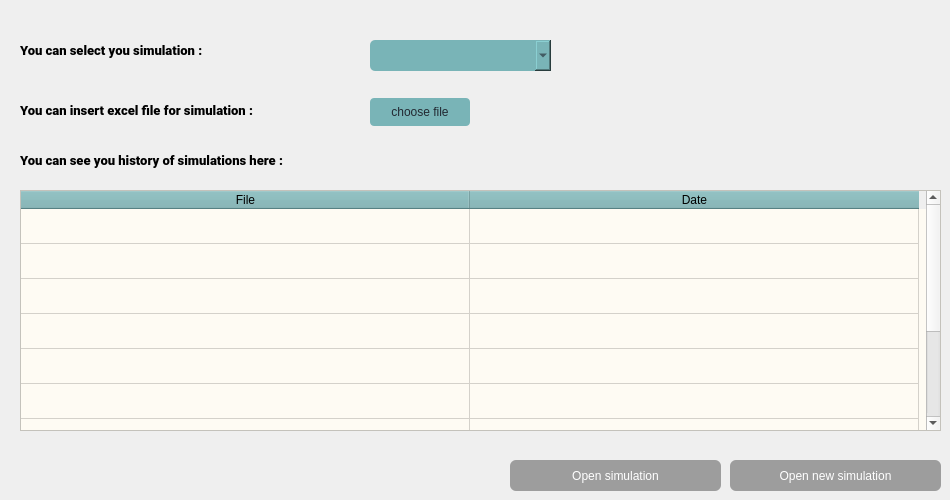
    <widget class="QWidget" name="tab">
     <attribute name="title">
      <string>History</string>
     </attribute>
     <widget class="QTableWidget" name="tableWidget">
      <property name="geometry">
       <rect>
        <x>20</x>
        <y>190</y>
        <width>921</width>
        <height>241</height>
       </rect>
      </property>
      <property name="mouseTracking">
       <bool>false</bool>
      </property>
      <property name="styleSheet">
       <string notr="true">QTableWidget {

	background-color:rgb(254, 251, 243);
    alternate-background-color: rgb(157, 157, 157);
    border-color: rgb(157, 157, 157);
    font-size: 14px;
}

QTableWidget::item:selected {
   background-color: rgb(121, 180, 183);

}


QTableWidget::item:hover {
    background-color: rgb(254, 251, 243);

}


QHeaderView::section {
   background-color: rgb(121, 180, 183);

    
}
</string>
      </property>
      <property name="frameShadow">
       <enum>QFrame::Sunken</enum>
      </property>
      <property name="lineWidth">
       <number>1</number>
      </property>
      <property name="autoScrollMargin">
       <number>16</number>
      </property>
      <property name="showGrid">
       <bool>true</bool>
      </property>
      <property name="gridStyle">
       <enum>Qt::SolidLine</enum>
      </property>
      <property name="sortingEnabled">
       <bool>true</bool>
      </property>
      <property name="wordWrap">
       <bool>true</bool>
      </property>
      <property name="cornerButtonEnabled">
       <bool>true</bool>
      </property>
      <property name="rowCount">
       <number>10</number>
      </property>
      <property name="columnCount">
       <number>2</number>
      </property>
      <attribute name="horizontalHeaderVisible">
       <bool>true</bool>
      </attribute>
      <attribute name="horizontalHeaderCascadingSectionResizes">
       <bool>false</bool>
      </attribute>
      <attribute name="horizontalHeaderDefaultSectionSize">
       <number>449</number>
      </attribute>
      <attribute name="horizontalHeaderMinimumSectionSize">
       <number>49</number>
      </attribute>
      <attribute name="horizontalHeaderShowSortIndicator" stdset="0">
       <bool>true</bool>
      </attribute>
      <attribute name="horizontalHeaderStretchLastSection">
       <bool>false</bool>
      </attribute>
      <attribute name="verticalHeaderVisible">
       <bool>false</bool>
      </attribute>
      <attribute name="verticalHeaderDefaultSectionSize">
       <number>35</number>
      </attribute>
      <attribute name="verticalHeaderHighlightSections">
       <bool>true</bool>
      </attribute>
      <attribute name="verticalHeaderMinimumSectionSize">
       <number>30</number>
      </attribute>
      <attribute name="verticalHeaderShowSortIndicator" stdset="0">
       <bool>false</bool>
      </attribute>
      <row/>
      <row/>
      <row/>
      <row/>
      <row/>
      <row/>
      <row/>
      <row/>
      <row/>
      <row/>
      <column>
       <property name="text">
        <string>File</string>
       </property>
      </column>
      <column>
       <property name="text">
        <string>Date</string>
       </property>
      </column>
      <item row="0" column="0">
       <property name="textAlignment">
        <set>AlignCenter</set>
       </property>
      </item>
     </widget>
     <widget class="QLabel" name="label">
      <property name="geometry">
       <rect>
        <x>20</x>
        <y>140</y>
        <width>411</width>
        <height>41</height>
       </rect>
      </property>
      <property name="font">
       <font>
        <family>Roboto Black</family>
        <pointsize>10</pointsize>
        <weight>10</weight>
        <italic>false</italic>
        <bold>false</bold>
       </font>
      </property>
      <property name="styleSheet">
       <string notr="true">font: 87 10pt &quot;Roboto Black&quot;;
color:   rgb(21,76,121);
color: #000000;</string>
      </property>
      <property name="text">
       <string>You can see you history of simulations here :</string>
      </property>
     </widget>
     <widget class="QPushButton" name="open_simulation">
      <property name="geometry">
       <rect>
        <x>510</x>
        <y>460</y>
        <width>211</width>
        <height>31</height>
       </rect>
      </property>
      <property name="styleSheet">
       <string notr="true">QPushButton {
	background-color: rgb(157, 157, 157);
	color: #FFFFFF;
	border-radius:6px;
    border-style: solid;

}
</string>
      </property>
      <property name="text">
       <string>Open simulation</string>
      </property>
     </widget>
     <widget class="QPushButton" name="open_new_simulation">
      <property name="geometry">
       <rect>
        <x>730</x>
        <y>460</y>
        <width>211</width>
        <height>31</height>
       </rect>
      </property>
      <property name="styleSheet">
       <string notr="true">QPushButton {
	background-color: rgb(157, 157, 157);
	color: #FFFFFF;
	border-radius:6px;
    border-style: solid;

}
</string>
      </property>
      <property name="text">
       <string>Open new simulation</string>
      </property>
     </widget>
     <widget class="QComboBox" name="comboBox">
      <property name="geometry">
       <rect>
        <x>370</x>
        <y>40</y>
        <width>181</width>
        <height>31</height>
       </rect>
      </property>
      <property name="styleSheet">
       <string notr="true">font: 87 10pt &quot;Roboto Black&quot;;
background-color: rgb(121, 180, 183);
color: rgb(34, 40, 49);
border-radius:5px;



</string>
      </property>
     </widget>
     <widget class="QLabel" name="label_15">
      <property name="geometry">
       <rect>
        <x>20</x>
        <y>30</y>
        <width>251</width>
        <height>41</height>
       </rect>
      </property>
      <property name="font">
       <font>
        <family>Roboto Black</family>
        <pointsize>10</pointsize>
        <weight>10</weight>
        <italic>false</italic>
        <bold>false</bold>
       </font>
      </property>
      <property name="styleSheet">
       <string notr="true">font: 87 10pt &quot;Roboto Black&quot;;
color:   rgb(21,76,121);
color: #000000;</string>
      </property>
      <property name="text">
       <string>You can select you simulation :</string>
      </property>
     </widget>
     <widget class="QLabel" name="label_16">
      <property name="geometry">
       <rect>
        <x>20</x>
        <y>90</y>
        <width>311</width>
        <height>41</height>
       </rect>
      </property>
      <property name="font">
       <font>
        <family>Roboto Black</family>
        <pointsize>10</pointsize>
        <weight>10</weight>
        <italic>false</italic>
        <bold>false</bold>
       </font>
      </property>
      <property name="styleSheet">
       <string notr="true">font: 87 10pt &quot;Roboto Black&quot;;
color:   rgb(21,76,121);
color: #000000;</string>
      </property>
      <property name="text">
       <string>You can insert excel file for simulation :</string>
      </property>
     </widget>
     <widget class="QPushButton" name="insert_file">
      <property name="geometry">
       <rect>
        <x>370</x>
        <y>98</y>
        <width>100</width>
        <height>28</height>
       </rect>
      </property>
      <property name="styleSheet">
       <string notr="true">font: 87 9pt &quot;Roboto Black&quot;;
background-color: rgb(121, 180, 183);
color: rgb(34, 40, 49);
border-radius: 4px;



</string>
      </property>
      <property name="text">
       <string>choose file</string>
      </property>
     </widget>
    </widget>
